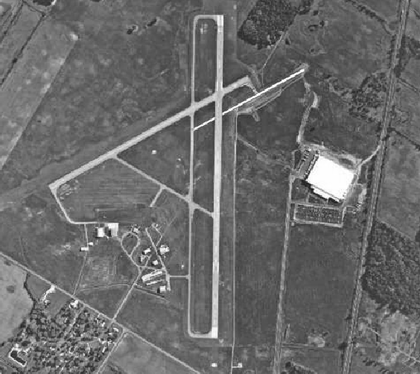
%> input picture MV/HW5/line detection/algorithmic/1.tif, 420 x 374 px, shrunk from 564 x 502 before the run
$ octave main.m   (GNU Octave 9; MATLAB toolbox functions it lacks are replaced by stand-ins)
%> lines starting %> are read from the running program, lines starting %| are printed output that depends on the picture; in (x1, y1, x2, y2) boxes, pixels count from 0 and x2, y2 are one past the last pixel; in counts of white or black regions, pixels touching at a corner belong together; the program's own positions count from 1
### MV/HW5/line detection/algorithmic/hough_lines_acc.m
function [H, theta, rho] = hough_lines_acc(BW, varargin)


    p = inputParser();
    addParameter(p, 'RhoResolution', 1);
    addParameter(p, 'Theta', linspace(-90, 89, 180));
    parse(p, varargin{:});

    rhoStep = p.Results.RhoResolution;
    theta = p.Results.Theta;


    dMax = sqrt((size(BW,1) - 1) ^ 2 + (size(BW,2) - 1) ^ 2);
    numRho = 2 * (ceil(dMax / rhoStep)) + 1;
    diagonal = rhoStep * ceil(dMax / rhoStep);
    numTheta = length(theta);
    H = zeros(numRho, numTheta);
    rho = -diagonal : diagonal;
    for i = 1 : size(BW,1)
        for j = 1 : size(BW,2)
            if (BW(i, j))
                for k = 1 : numTheta
                    temp = j * cos(theta(k) * pi / 180) + i * sin(theta(k) * pi / 180);
                    rowIndex = round((temp + diagonal) / rhoStep) + 1;
                    H(rowIndex, k) = H(rowIndex, k) + 1;
                end
            end
        end
    end
end

### MV/HW5/line detection/algorithmic/hough_peaks.m
function peaks = hough_peaks(H, varargin)


    p = inputParser;
    addOptional(p, 'numpeaks', 1, @isnumeric);
    addParameter(p, 'Threshold', 0.5 * max(H(:)));
    addParameter(p, 'NHoodSize', floor(size(H) / 100.0) * 2 + 1);
    parse(p, varargin{:});

    numpeaks = p.Results.numpeaks;
    threshold = p.Results.Threshold;
    nHoodSize = p.Results.NHoodSize;

    peaks = zeros(numpeaks, 2);
    num = 0;
    while(num < numpeaks)
        maxH = max(H(:));
        if (maxH >= threshold)
            num = num + 1;
            [r,c] = find(H == maxH);
            peaks(num,:) = [r(1),c(1)];
            rStart = max(1, r - (nHoodSize(1) - 1) / 2);
            rEnd = min(size(H,1), r + (nHoodSize(1) - 1) / 2);
            cStart = max(1, c - (nHoodSize(2) - 1) / 2);
            cEnd = min(size(H,2), c + (nHoodSize(2) - 1) / 2);
            for i = rStart : rEnd
                for j = cStart : cEnd
                        H(i,j) = 0;
                end
            end
        else
            break;
        end
    end
    peaks = peaks(1:num, :);
end

### MV/HW5/line detection/algorithmic/hough_lines_draw.m
function hough_lines_draw(img, peaks, rho, theta)


    figure();
    imshow(img);
    hold on;
    for i = 1 : size(peaks,1)
       rho_i = rho(peaks(i,1));
       theta_i = theta(peaks(i,2)) * pi / 180;
       if theta_i == 0
           x1 = rho_i;
           x2 = rho_i;
           if rho_i > 0
               y1 = 1;
               y2 = size(img,1);
               plot([x1,x2],[y1,y2],'r','LineWidth',3);
           end
       else
           x1 = 1;
           x2 = size(img, 2);
           y1 = (rho_i - x1 * cos(theta_i)) / sin(theta_i);
           y2 = (rho_i - x2 * cos(theta_i)) / sin(theta_i);
           plot([x1,x2],[y1,y2],'r','LineWidth',3);

       end

    end
end

### MV/HW5/line detection/algorithmic/main.m
%% Load  image
clear all;
clc;
img = imread('1.tif');  % already grayscale
%> img is the input picture: size 374x420 uint8; min 20, max 255, mean 106.4

%% Find edges
img = img(:,:,1);
figure(1);
subplot(121);
imshow(img);
title('Original Image');
gaussianFilter = fspecial('gaussian',20, 10);
img_filted = imfilter(img, gaussianFilter,'symmetric');
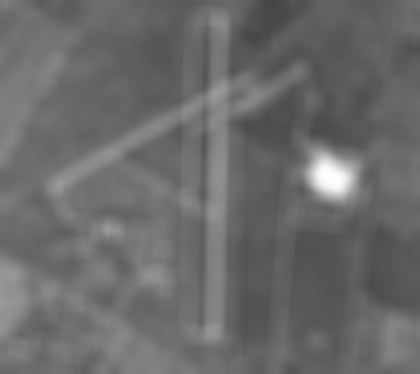
%> img_filted: size 374x420 uint8; min 69, max 254, mean 106.4
subplot(122);
imshow(img_filted);
title('Filted Image');
filted_edges = edge(img_filted, 'Canny');
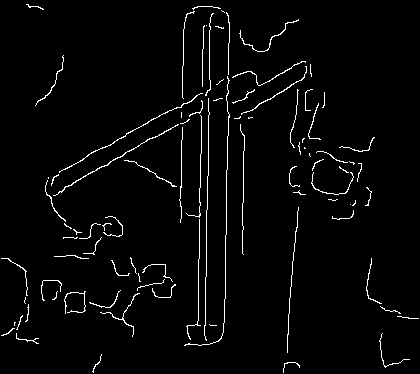
%> filted_edges: size 374x420 logical; 2.8% white in thin lines or dots
figure();
subplot(121);
imshow(filted_edges);
title('Edges found in filted image');
img_edges = edge(img, 'Canny');
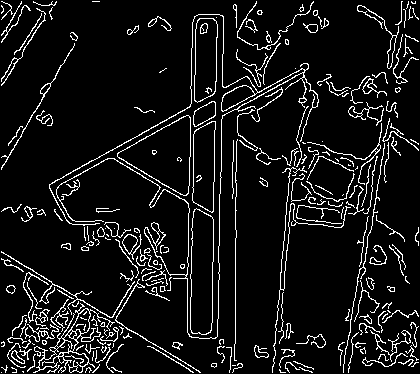
%> img_edges: size 374x420 logical; 8.6% white in thin lines or dots
subplot(122);
imshow(img_edges);
title('Edges found in original image')

%% Perform Hough Transform for lines
[H, theta, rho] = hough_lines_acc(filted_edges);
%> after the loop in hough_lines_acc, `for i = 1 : size(BW,1)`:
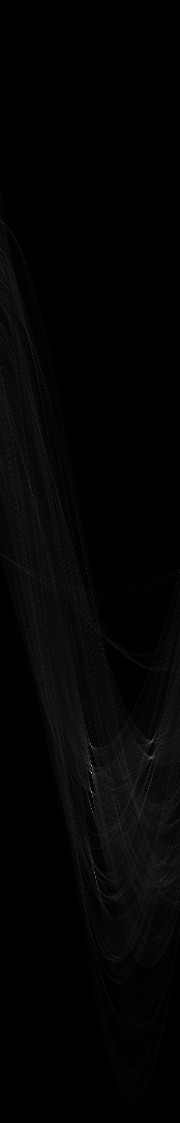
%> H: size 1123x180 double; min 0, max 232, mean 3.9
%> after the loop in hough_lines_acc, `for i = 1 : size(BW,1)`: rowIndex = 940; temp = 377.9
%> theta = 180 values from -90 to 89; rho = 1123 values from -561 to 561

%% Plot/show accumulator array H
figure();
imshow(imadjust(mat2gray(H)),'XData',theta,'YData',rho,...
      'InitialMagnification','fit');
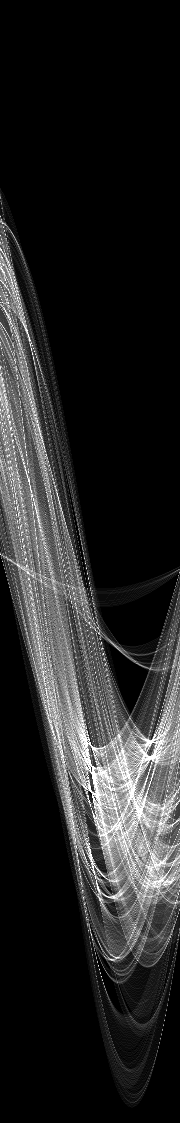
%> displayed picture: size 1123x180, on the screen's scale of 0 to 255; min 0, max 255, mean 37.4
title('Hough transform');
xlabel('\theta'), ylabel('\rho');
axis on, axis normal, hold on;
colormap(hot);
%% Find Peaks
peaks = hough_peaks(H, 5);
%> the loop in hough_peaks, `while(num < numpeaks)` made 4 passes
%> (maxH, r, rStart, rEnd) on passes 1 to 3: (232, 773, 762, 784), (156, 792, 781, 803), (123, 747, 736, 758)
%> maxH on pass 4: 113
%> after the loop in hough_peaks, `while(num < numpeaks)`: H: size 1123x180 double; 0.09% of pixels changed, all inside (x1, y1, x2, y2) = (90, 735, 93, 803)
%> after the loop in hough_peaks, `while(num < numpeaks)`: num = 3; peaks = [773 92; 792 92; 747 92; 0 0; 0 0]
%> in hough_peaks, `peaks = peaks(1:num, :);`: peaks = [773 92; 792 92; 747 92]
%> peaks = [773 92; 792 92; 747 92]
%% Highlight peak locations on accumulator array
imshow(imadjust(mat2gray(H)),'XData',theta,'YData',rho,'InitialMagnification','fit');
title('Hough transform with peaks found');
xlabel('\theta'), ylabel('\rho');
axis on, axis normal, hold on;
plot(theta(peaks(:,2)),rho(peaks(:,1)),'o','LineWidth',3,'color','red');
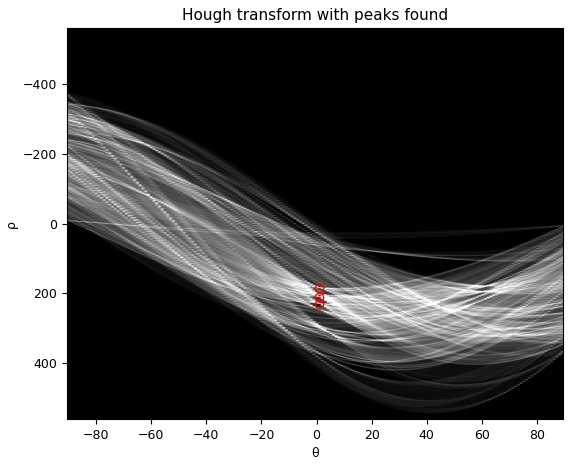
%> figure redrawn from the program's plot data
%% Draw Lines
hough_lines_draw(img, peaks,rho,theta);
%> the loop in hough_lines_draw, `for i = 1 : size(peaks,1)` made 3 passes
%> (rho_i, y1, y2) on passes 1 to 3: (211, 12032.7, -11971.8), (230, 13121.4, -10883.1), (185, 10543, -13461.5)
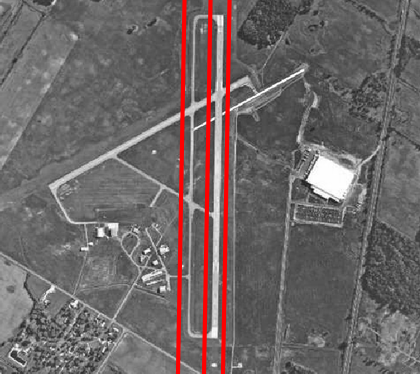
%> figure redrawn from the program's plot data
